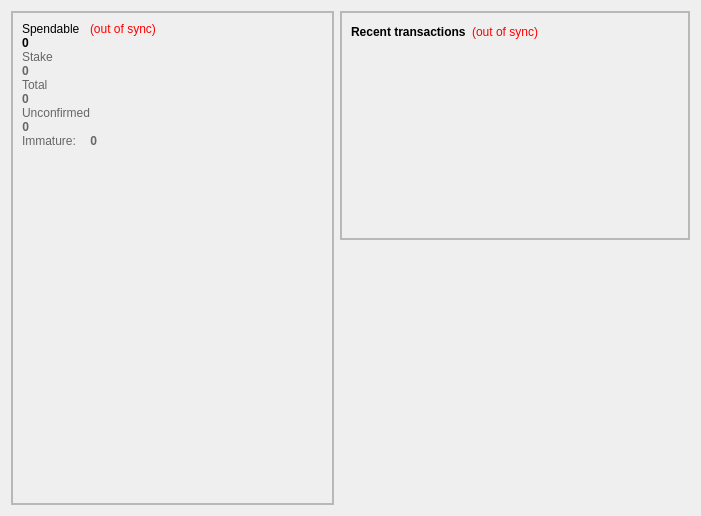
<?xml version="1.0" encoding="UTF-8"?>
<ui version="4.0">
 <class>OverviewPage</class>
 <widget class="QWidget" name="OverviewPage">
  <property name="geometry">
   <rect>
    <x>0</x>
    <y>0</y>
    <width>701</width>
    <height>516</height>
   </rect>
  </property>
  <property name="windowTitle">
   <string>Form</string>
  </property>
  <layout class="QHBoxLayout" name="horizontalLayout" stretch="1,0">
   <item>
    <layout class="QVBoxLayout" name="verticalLayout_2">
     <item>
      <widget class="QFrame" name="frame">
       <property name="styleSheet">
        <string notr="true"/>
       </property>
       <property name="frameShape">
        <enum>QFrame::StyledPanel</enum>
       </property>
       <property name="frameShadow">
        <enum>QFrame::Raised</enum>
       </property>
       <layout class="QVBoxLayout" name="verticalLayout_4">
        <property name="spacing">
         <number>0</number>
        </property>
        <property name="leftMargin">
         <number>0</number>
        </property>
        <property name="topMargin">
         <number>0</number>
        </property>
        <property name="rightMargin">
         <number>0</number>
        </property>
        <property name="bottomMargin">
         <number>0</number>
        </property>
        <item>
         <widget class="QFrame" name="frame_4">
          <property name="frameShape">
           <enum>QFrame::StyledPanel</enum>
          </property>
          <property name="frameShadow">
           <enum>QFrame::Raised</enum>
          </property>
          <layout class="QVBoxLayout" name="verticalLayout_6">
           <item>
            <layout class="QFormLayout" name="formLayout_2">
             <property name="fieldGrowthPolicy">
              <enum>QFormLayout::ExpandingFieldsGrow</enum>
             </property>
             <property name="labelAlignment">
              <set>Qt::AlignLeading|Qt::AlignLeft|Qt::AlignTop</set>
             </property>
             <property name="formAlignment">
              <set>Qt::AlignLeading|Qt::AlignLeft|Qt::AlignTop</set>
             </property>
             <property name="horizontalSpacing">
              <number>0</number>
             </property>
             <property name="verticalSpacing">
              <number>0</number>
             </property>
             <item row="2" column="0">
              <widget class="QLabel" name="labelBalance">
               <property name="font">
                <font>
                 <weight>75</weight>
                 <bold>true</bold>
                </font>
               </property>
               <property name="cursor">
                <cursorShape>IBeamCursor</cursorShape>
               </property>
               <property name="toolTip">
                <string>Your current spendable balance</string>
               </property>
               <property name="styleSheet">
                <string notr="true">top: -5px;</string>
               </property>
               <property name="text">
                <string notr="true">0</string>
               </property>
               <property name="textInteractionFlags">
                <set>Qt::LinksAccessibleByMouse|Qt::TextSelectableByKeyboard|Qt::TextSelectableByMouse</set>
               </property>
              </widget>
             </item>
             <item row="4" column="0">
              <widget class="QLabel" name="label_6">
               <property name="palette">
                <palette>
                 <active>
                  <colorrole role="WindowText">
                   <brush brushstyle="SolidPattern">
                    <color alpha="255">
                     <red>102</red>
                     <green>102</green>
                     <blue>102</blue>
                    </color>
                   </brush>
                  </colorrole>
                 </active>
                 <inactive>
                  <colorrole role="WindowText">
                   <brush brushstyle="SolidPattern">
                    <color alpha="255">
                     <red>102</red>
                     <green>102</green>
                     <blue>102</blue>
                    </color>
                   </brush>
                  </colorrole>
                 </inactive>
                 <disabled>
                  <colorrole role="WindowText">
                   <brush brushstyle="SolidPattern">
                    <color alpha="255">
                     <red>120</red>
                     <green>120</green>
                     <blue>120</blue>
                    </color>
                   </brush>
                  </colorrole>
                 </disabled>
                </palette>
               </property>
               <property name="text">
                <string>Stake</string>
               </property>
              </widget>
             </item>
             <item row="5" column="0">
              <widget class="QLabel" name="labelStake">
               <property name="palette">
                <palette>
                 <active>
                  <colorrole role="WindowText">
                   <brush brushstyle="SolidPattern">
                    <color alpha="255">
                     <red>102</red>
                     <green>102</green>
                     <blue>102</blue>
                    </color>
                   </brush>
                  </colorrole>
                 </active>
                 <inactive>
                  <colorrole role="WindowText">
                   <brush brushstyle="SolidPattern">
                    <color alpha="255">
                     <red>102</red>
                     <green>102</green>
                     <blue>102</blue>
                    </color>
                   </brush>
                  </colorrole>
                 </inactive>
                 <disabled>
                  <colorrole role="WindowText">
                   <brush brushstyle="SolidPattern">
                    <color alpha="255">
                     <red>120</red>
                     <green>120</green>
                     <blue>120</blue>
                    </color>
                   </brush>
                  </colorrole>
                 </disabled>
                </palette>
               </property>
               <property name="font">
                <font>
                 <weight>75</weight>
                 <bold>true</bold>
                </font>
               </property>
               <property name="cursor">
                <cursorShape>IBeamCursor</cursorShape>
               </property>
               <property name="toolTip">
                <string>Total of coins that was staked, and do not yet count toward the current balance</string>
               </property>
               <property name="text">
                <string notr="true">0</string>
               </property>
               <property name="textInteractionFlags">
                <set>Qt::LinksAccessibleByMouse|Qt::TextSelectableByKeyboard|Qt::TextSelectableByMouse</set>
               </property>
              </widget>
             </item>
             <item row="9" column="0">
              <widget class="QLabel" name="labelTotalText">
               <property name="palette">
                <palette>
                 <active>
                  <colorrole role="WindowText">
                   <brush brushstyle="SolidPattern">
                    <color alpha="255">
                     <red>102</red>
                     <green>102</green>
                     <blue>102</blue>
                    </color>
                   </brush>
                  </colorrole>
                 </active>
                 <inactive>
                  <colorrole role="WindowText">
                   <brush brushstyle="SolidPattern">
                    <color alpha="255">
                     <red>102</red>
                     <green>102</green>
                     <blue>102</blue>
                    </color>
                   </brush>
                  </colorrole>
                 </inactive>
                 <disabled>
                  <colorrole role="WindowText">
                   <brush brushstyle="SolidPattern">
                    <color alpha="255">
                     <red>120</red>
                     <green>120</green>
                     <blue>120</blue>
                    </color>
                   </brush>
                  </colorrole>
                 </disabled>
                </palette>
               </property>
               <property name="text">
                <string>Total</string>
               </property>
              </widget>
             </item>
             <item row="12" column="0">
              <widget class="QLabel" name="labelTotal">
               <property name="palette">
                <palette>
                 <active>
                  <colorrole role="WindowText">
                   <brush brushstyle="SolidPattern">
                    <color alpha="255">
                     <red>102</red>
                     <green>102</green>
                     <blue>102</blue>
                    </color>
                   </brush>
                  </colorrole>
                 </active>
                 <inactive>
                  <colorrole role="WindowText">
                   <brush brushstyle="SolidPattern">
                    <color alpha="255">
                     <red>102</red>
                     <green>102</green>
                     <blue>102</blue>
                    </color>
                   </brush>
                  </colorrole>
                 </inactive>
                 <disabled>
                  <colorrole role="WindowText">
                   <brush brushstyle="SolidPattern">
                    <color alpha="255">
                     <red>120</red>
                     <green>120</green>
                     <blue>120</blue>
                    </color>
                   </brush>
                  </colorrole>
                 </disabled>
                </palette>
               </property>
               <property name="font">
                <font>
                 <weight>75</weight>
                 <bold>true</bold>
                </font>
               </property>
               <property name="cursor">
                <cursorShape>IBeamCursor</cursorShape>
               </property>
               <property name="toolTip">
                <string>Your current total balance</string>
               </property>
               <property name="text">
                <string notr="true">0</string>
               </property>
               <property name="textInteractionFlags">
                <set>Qt::LinksAccessibleByMouse|Qt::TextSelectableByKeyboard|Qt::TextSelectableByMouse</set>
               </property>
              </widget>
             </item>
             <item row="17" column="0">
              <widget class="QLabel" name="label_3">
               <property name="palette">
                <palette>
                 <active>
                  <colorrole role="WindowText">
                   <brush brushstyle="SolidPattern">
                    <color alpha="255">
                     <red>102</red>
                     <green>102</green>
                     <blue>102</blue>
                    </color>
                   </brush>
                  </colorrole>
                 </active>
                 <inactive>
                  <colorrole role="WindowText">
                   <brush brushstyle="SolidPattern">
                    <color alpha="255">
                     <red>102</red>
                     <green>102</green>
                     <blue>102</blue>
                    </color>
                   </brush>
                  </colorrole>
                 </inactive>
                 <disabled>
                  <colorrole role="WindowText">
                   <brush brushstyle="SolidPattern">
                    <color alpha="255">
                     <red>120</red>
                     <green>120</green>
                     <blue>120</blue>
                    </color>
                   </brush>
                  </colorrole>
                 </disabled>
                </palette>
               </property>
               <property name="text">
                <string>&lt;html&gt;&lt;head/&gt;&lt;body&gt;&lt;p&gt;Unconfirmed&lt;/p&gt;&lt;/body&gt;&lt;/html&gt;</string>
               </property>
              </widget>
             </item>
             <item row="19" column="0">
              <widget class="QLabel" name="labelImmatureText">
               <property name="palette">
                <palette>
                 <active>
                  <colorrole role="WindowText">
                   <brush brushstyle="SolidPattern">
                    <color alpha="255">
                     <red>102</red>
                     <green>102</green>
                     <blue>102</blue>
                    </color>
                   </brush>
                  </colorrole>
                  <colorrole role="Text">
                   <brush brushstyle="SolidPattern">
                    <color alpha="255">
                     <red>94</red>
                     <green>94</green>
                     <blue>94</blue>
                    </color>
                   </brush>
                  </colorrole>
                 </active>
                 <inactive>
                  <colorrole role="WindowText">
                   <brush brushstyle="SolidPattern">
                    <color alpha="255">
                     <red>102</red>
                     <green>102</green>
                     <blue>102</blue>
                    </color>
                   </brush>
                  </colorrole>
                  <colorrole role="Text">
                   <brush brushstyle="SolidPattern">
                    <color alpha="255">
                     <red>94</red>
                     <green>94</green>
                     <blue>94</blue>
                    </color>
                   </brush>
                  </colorrole>
                 </inactive>
                 <disabled>
                  <colorrole role="WindowText">
                   <brush brushstyle="SolidPattern">
                    <color alpha="255">
                     <red>120</red>
                     <green>120</green>
                     <blue>120</blue>
                    </color>
                   </brush>
                  </colorrole>
                  <colorrole role="Text">
                   <brush brushstyle="SolidPattern">
                    <color alpha="255">
                     <red>120</red>
                     <green>120</green>
                     <blue>120</blue>
                    </color>
                   </brush>
                  </colorrole>
                 </disabled>
                </palette>
               </property>
               <property name="text">
                <string>Immature:</string>
               </property>
              </widget>
             </item>
             <item row="19" column="1">
              <widget class="QLabel" name="labelImmature">
               <property name="palette">
                <palette>
                 <active>
                  <colorrole role="WindowText">
                   <brush brushstyle="SolidPattern">
                    <color alpha="255">
                     <red>102</red>
                     <green>102</green>
                     <blue>102</blue>
                    </color>
                   </brush>
                  </colorrole>
                 </active>
                 <inactive>
                  <colorrole role="WindowText">
                   <brush brushstyle="SolidPattern">
                    <color alpha="255">
                     <red>102</red>
                     <green>102</green>
                     <blue>102</blue>
                    </color>
                   </brush>
                  </colorrole>
                 </inactive>
                 <disabled>
                  <colorrole role="WindowText">
                   <brush brushstyle="SolidPattern">
                    <color alpha="255">
                     <red>120</red>
                     <green>120</green>
                     <blue>120</blue>
                    </color>
                   </brush>
                  </colorrole>
                 </disabled>
                </palette>
               </property>
               <property name="font">
                <font>
                 <weight>75</weight>
                 <bold>true</bold>
                </font>
               </property>
               <property name="toolTip">
                <string>Mined balance that has not yet matured</string>
               </property>
               <property name="text">
                <string notr="true">0</string>
               </property>
               <property name="alignment">
                <set>Qt::AlignRight|Qt::AlignTrailing|Qt::AlignVCenter</set>
               </property>
               <property name="textInteractionFlags">
                <set>Qt::LinksAccessibleByMouse|Qt::TextSelectableByKeyboard|Qt::TextSelectableByMouse</set>
               </property>
              </widget>
             </item>
             <item row="1" column="1">
              <widget class="QLabel" name="labelWalletStatus">
               <property name="toolTip">
                <string>The displayed information may be out of date. Your wallet automatically synchronizes with the BitBay network after a connection is established, but this process has not completed yet.</string>
               </property>
               <property name="styleSheet">
                <string notr="true">QLabel { color: red; }</string>
               </property>
               <property name="text">
                <string notr="true">(out of sync)</string>
               </property>
               <property name="alignment">
                <set>Qt::AlignLeading|Qt::AlignLeft|Qt::AlignVCenter</set>
               </property>
              </widget>
             </item>
             <item row="1" column="0">
              <widget class="QLabel" name="label">
               <property name="text">
                <string>Spendable</string>
               </property>
              </widget>
             </item>
             <item row="18" column="0">
              <widget class="QLabel" name="labelUnconfirmed">
               <property name="palette">
                <palette>
                 <active>
                  <colorrole role="WindowText">
                   <brush brushstyle="SolidPattern">
                    <color alpha="255">
                     <red>102</red>
                     <green>102</green>
                     <blue>102</blue>
                    </color>
                   </brush>
                  </colorrole>
                 </active>
                 <inactive>
                  <colorrole role="WindowText">
                   <brush brushstyle="SolidPattern">
                    <color alpha="255">
                     <red>102</red>
                     <green>102</green>
                     <blue>102</blue>
                    </color>
                   </brush>
                  </colorrole>
                 </inactive>
                 <disabled>
                  <colorrole role="WindowText">
                   <brush brushstyle="SolidPattern">
                    <color alpha="255">
                     <red>120</red>
                     <green>120</green>
                     <blue>120</blue>
                    </color>
                   </brush>
                  </colorrole>
                 </disabled>
                </palette>
               </property>
               <property name="font">
                <font>
                 <weight>75</weight>
                 <bold>true</bold>
                </font>
               </property>
               <property name="cursor">
                <cursorShape>IBeamCursor</cursorShape>
               </property>
               <property name="toolTip">
                <string>Total of transactions that have yet to be confirmed, and do not yet count toward the current balance</string>
               </property>
               <property name="layoutDirection">
                <enum>Qt::LeftToRight</enum>
               </property>
               <property name="text">
                <string notr="true">0</string>
               </property>
               <property name="alignment">
                <set>Qt::AlignRight|Qt::AlignTrailing|Qt::AlignVCenter</set>
               </property>
               <property name="textInteractionFlags">
                <set>Qt::LinksAccessibleByMouse|Qt::TextSelectableByKeyboard|Qt::TextSelectableByMouse</set>
               </property>
              </widget>
             </item>
             <item row="20" column="0">
              <spacer name="verticalSpacer_4">
               <property name="orientation">
                <enum>Qt::Vertical</enum>
               </property>
               <property name="sizeHint" stdset="0">
                <size>
                 <width>20</width>
                 <height>40</height>
                </size>
               </property>
              </spacer>
             </item>
            </layout>
           </item>
           <item>
            <spacer name="verticalSpacer">
             <property name="orientation">
              <enum>Qt::Vertical</enum>
             </property>
             <property name="sizeHint" stdset="0">
              <size>
               <width>20</width>
               <height>40</height>
              </size>
             </property>
            </spacer>
           </item>
          </layout>
         </widget>
        </item>
       </layout>
      </widget>
     </item>
    </layout>
   </item>
   <item>
    <layout class="QVBoxLayout" name="verticalLayout_3">
     <item>
      <widget class="QFrame" name="frame_2">
       <property name="minimumSize">
        <size>
         <width>350</width>
         <height>0</height>
        </size>
       </property>
       <property name="styleSheet">
        <string notr="true"/>
       </property>
       <property name="frameShape">
        <enum>QFrame::StyledPanel</enum>
       </property>
       <property name="frameShadow">
        <enum>QFrame::Raised</enum>
       </property>
       <layout class="QVBoxLayout" name="verticalLayout">
        <property name="spacing">
         <number>0</number>
        </property>
        <property name="leftMargin">
         <number>0</number>
        </property>
        <property name="topMargin">
         <number>0</number>
        </property>
        <property name="rightMargin">
         <number>0</number>
        </property>
        <property name="bottomMargin">
         <number>0</number>
        </property>
        <item>
         <widget class="QFrame" name="frame_3">
          <property name="minimumSize">
           <size>
            <width>0</width>
            <height>10</height>
           </size>
          </property>
          <property name="frameShape">
           <enum>QFrame::StyledPanel</enum>
          </property>
          <property name="frameShadow">
           <enum>QFrame::Raised</enum>
          </property>
          <layout class="QVBoxLayout" name="verticalLayout_5">
           <property name="leftMargin">
            <number>9</number>
           </property>
           <item>
            <layout class="QHBoxLayout" name="horizontalLayout_2">
             <item>
              <widget class="QLabel" name="label_4">
               <property name="text">
                <string>&lt;b&gt;Recent transactions&lt;/b&gt;</string>
               </property>
              </widget>
             </item>
             <item>
              <widget class="QLabel" name="labelTransactionsStatus">
               <property name="toolTip">
                <string>The displayed information may be out of date. Your wallet automatically synchronizes with the BitBay network after a connection is established, but this process has not completed yet.</string>
               </property>
               <property name="styleSheet">
                <string notr="true">QLabel { color: red; }</string>
               </property>
               <property name="text">
                <string notr="true">(out of sync)</string>
               </property>
               <property name="alignment">
                <set>Qt::AlignRight|Qt::AlignTrailing|Qt::AlignVCenter</set>
               </property>
              </widget>
             </item>
             <item>
              <spacer name="horizontalSpacer">
               <property name="orientation">
                <enum>Qt::Horizontal</enum>
               </property>
               <property name="sizeHint" stdset="0">
                <size>
                 <width>40</width>
                 <height>20</height>
                </size>
               </property>
              </spacer>
             </item>
            </layout>
           </item>
           <item>
            <widget class="QListView" name="listTransactions">
             <property name="styleSheet">
              <string notr="true">QListView { background: transparent; }</string>
             </property>
             <property name="frameShape">
              <enum>QFrame::NoFrame</enum>
             </property>
             <property name="verticalScrollBarPolicy">
              <enum>Qt::ScrollBarAlwaysOff</enum>
             </property>
             <property name="horizontalScrollBarPolicy">
              <enum>Qt::ScrollBarAlwaysOff</enum>
             </property>
             <property name="selectionMode">
              <enum>QAbstractItemView::NoSelection</enum>
             </property>
            </widget>
           </item>
          </layout>
          <zorder>listTransactions</zorder>
          <zorder></zorder>
         </widget>
        </item>
       </layout>
      </widget>
     </item>
     <item>
      <spacer name="verticalSpacer_2">
       <property name="orientation">
        <enum>Qt::Vertical</enum>
       </property>
       <property name="sizeHint" stdset="0">
        <size>
         <width>20</width>
         <height>40</height>
        </size>
       </property>
      </spacer>
     </item>
     <item>
      <widget class="QLabel" name="label_2">
       <property name="sizePolicy">
        <sizepolicy hsizetype="Expanding" vsizetype="Preferred">
         <horstretch>1</horstretch>
         <verstretch>0</verstretch>
        </sizepolicy>
       </property>
       <property name="minimumSize">
        <size>
         <width>200</width>
         <height>200</height>
        </size>
       </property>
       <property name="maximumSize">
        <size>
         <width>400</width>
         <height>256</height>
        </size>
       </property>
       <property name="text">
        <string>&lt;html&gt;&lt;head/&gt;&lt;body&gt;&lt;img src=&quot;:/images/wallet&quot;/&gt;&lt;/span&gt;&lt;/body&gt;&lt;/html&gt;</string>
       </property>
       <property name="alignment">
        <set>Qt::AlignCenter</set>
       </property>
      </widget>
     </item>
     <item>
      <spacer name="verticalSpacer_3">
       <property name="orientation">
        <enum>Qt::Vertical</enum>
       </property>
       <property name="sizeHint" stdset="0">
        <size>
         <width>20</width>
         <height>40</height>
        </size>
       </property>
      </spacer>
     </item>
    </layout>
   </item>
  </layout>
 </widget>
 <resources/>
 <connections/>
</ui>
